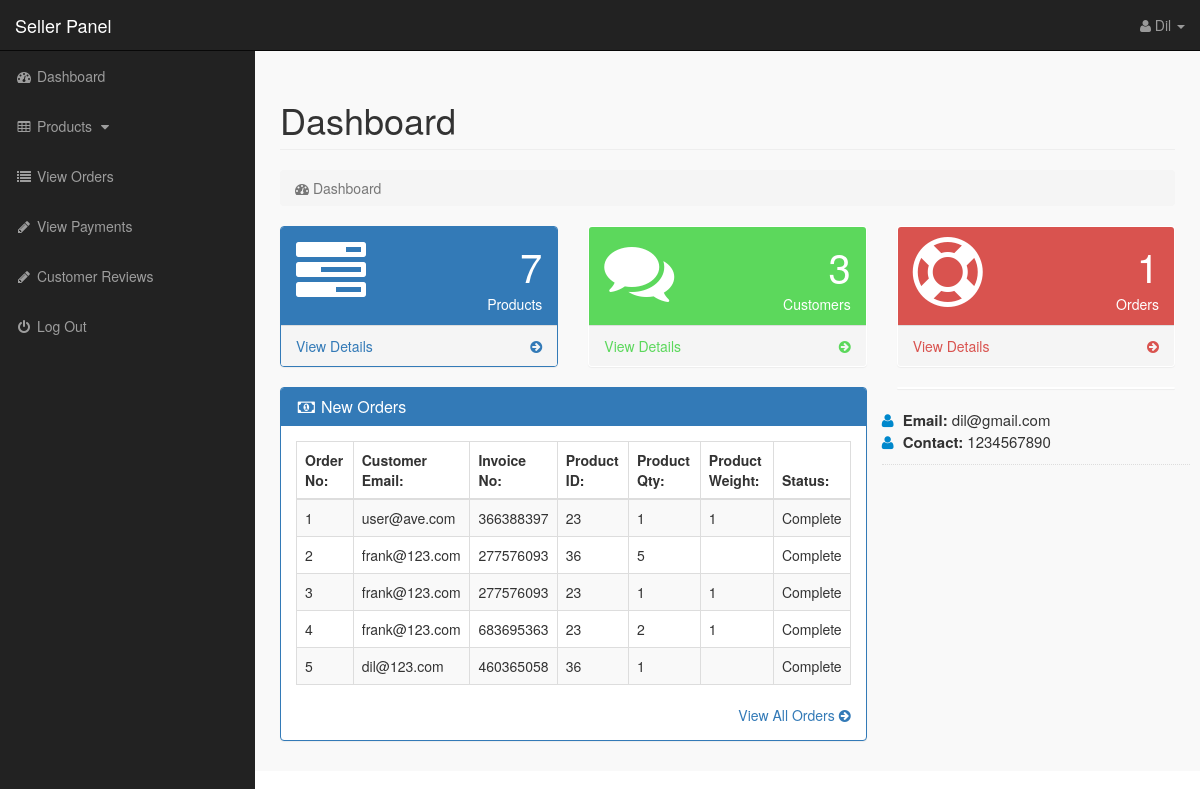
The app's page /seller-area/index.php?dashboard (signed in) with its own data.
### tables this page shows
CREATE TABLE `seller` (
  `Seller_name` varchar(20) NOT NULL,
  `Seller_email` varchar(50) NOT NULL,
  `Seller_pass` varchar(50) NOT NULL,
  `Seller_id` varchar(15) NOT NULL,
  `Seller_city` varchar(15) NOT NULL,
  `Seller_contact` varchar(20) NOT NULL,
  `Seller_address` varchar(100) NOT NULL,
  `confirm` int(11) NOT NULL
);

CREATE TABLE `customer_orders` (
  `order_id` int(10) NOT NULL,
  `customer_id` int(10) NOT NULL,
  `pro_id` int(10) NOT NULL,
  `wish_text` varchar(30) NOT NULL,
  `s_id` varchar(20) NOT NULL,
  `due_amount` int(100) NOT NULL,
  `invoice_no` int(100) NOT NULL,
  `qty` int(10) NOT NULL,
  `size` text NOT NULL,
  `order_date` timestamp NOT NULL DEFAULT current_timestamp(),
  `order_status` text NOT NULL,
  `pro_dt` datetime DEFAULT NULL
);

CREATE TABLE `customers` (
  `customer_id` int(10) NOT NULL,
  `customer_name` varchar(255) NOT NULL,
  `customer_email` varchar(255) NOT NULL,
  `customer_pass` varchar(255) NOT NULL,
  `customer_country` text NOT NULL,
  `customer_city` text NOT NULL,
  `customer_contact` varchar(255) NOT NULL,
  `customer_address` text NOT NULL,
  `customer_image` text NOT NULL,
  `customer_ip` varchar(255) NOT NULL,
  `customer_confirm_code` text NOT NULL
);

### seller-area/dashboard.php (the view, shortened to what this page needs)
<?php
if(!isset($_SESSION['seller'])){
echo "<script>window.open('login.php','_self')</script>";
}
else {
?>
<div class="row">
<div class="col-lg-12">
<h1 class="page-header">Dashboard</h1>
<ol class="breadcrumb">
<li class="active">
<i class="fa fa-dashboard"></i> Dashboard
</li>
</ol>
</div>
</div>
<div class="row">
<div class="col-lg-4 col-md-6">
<div class="panel panel-primary">
<div class="panel-heading">
<div class="row">
<div class="col-xs-3">
<i class="fa fa-tasks fa-5x"> </i>
</div>
<div class="col-xs-9 text-right">
<div class="huge"> <?php echo $count_products; ?> </div>
<div>Products</div>
</div>
</div>
</div>
<a href="index.php?view_products">
<div class="panel-footer">
<span class="pull-left"> View Details </span>
<span class="pull-right"> <i class="fa fa-arrow-circle-right"></i> </span>
<div class="clearfix"></div>
</div>
</a>
</div>
</div>
<div class="col-lg-4 col-md-6">
<div class="panel panel-green">
<div class="panel-heading">
<div class="row">
<div class="col-xs-3">
<i class="fa fa-comments fa-5x"> </i>
</div>
<div class="col-xs-9 text-right">
<div class="huge"> <?php echo $count_customers; ?> </div>
<div>Customers</div>
</div>
</div>
</div>
<a href="index.php?view_customers">
<div class="panel-footer">
<span class="pull-left"> View Details </span>
<span class="pull-right"> <i class="fa fa-arrow-circle-right"></i> </span>
<div class="clearfix"></div>
</div>
</a>
</div>
</div>
<div class="col-lg-4 col-md-6">
<div class="panel panel-red">
<div class="panel-heading">
<div class="row">
<div class="col-xs-3">
<i class="fa fa-support fa-5x"> </i>
</div>
<div class="col-xs-9 text-right">
<div class="huge"> <?php echo $count_pending_orders; ?> </div>
<div>Orders</div>
</div>
</div>
</div>
<a href="index.php?view_orders">
<div class="panel-footer">
<span class="pull-left"> View Details </span>
<span class="pull-right"> <i class="fa fa-arrow-circle-right"></i> </span>
<div class="clearfix"></div>
</div>
</a>
</div>
</div>
</div>
<div class="row" >
<div class="col-lg-8" >
<div class="panel panel-primary" >
<div class="panel-heading" >
<h3 class="panel-title" >
<i class="fa fa-money fa-fw" ></i> New Orders
</h3>
</div>
<div class="panel-body" >
<div class="table-responsive" >
<table class="table table-bordered table-hover table-striped" >
<thead>
<tr>
<th>Order No:</th>
<th>Customer Email:</th>
<th>Invoice No:</th>
<th>Product ID:</th>
<th>Product Qty:</th>
<th>Product Weight:</th>
<th>Status:</th>
</tr>
</thead>
<tbody>
<?php
$i = 0;
$seller_session = $_SESSION['seller'];
$get_order = "select * from customer_orders where s_id='$seller_session' order by 1 DESC LIMIT 0,5";
$run_order = mysqli_query($con,$get_order);
while($row_order=mysqli_fetch_array($run_order)){
$c_id = $row_order['customer_id'];
$invoice_no = $row_order['invoice_no'];
$product_id = $row_order['pro_id'];
$qty = $row_order['qty'];
$size = $row_order['size'];
$order_status = $row_order['order_status'];
$i++;
?>
<tr>
<td><?php echo $i; ?></td>
<td>
<?php
$get_customer = "select * from customers where customer_id='$c_id'";
$run_customer = mysqli_query($con,$get_customer);
$row_customer = mysqli_fetch_array($run_customer);
$customer_email = $row_customer['customer_email'];
echo $customer_email;
?>
</td>
<td><?php echo $invoice_no; ?></td>
<td><?php echo $product_id; ?></td>
<td><?php echo $qty; ?></td>
<td><?php echo $size; ?></td>
<td>
<?php
if($order_status=='pending'){
echo $order_status='pending';
}
else {
echo $order_status='Complete';
}
?>
</td>
</tr>
<?php } ?>
</tbody>
</table>
</div>
<div class="text-right" >
<a href="index.php?view_orders" >
View All Orders <i class="fa fa-arrow-circle-right" ></i>
</a>
</div>
</div>
</div>
</div>
<div class="col-md-4">
<div class="panel">
</div>
</div>
<div class="mb-md">
<div class="widget-content-expanded">
<i class="fa fa-user"></i> <span>Email: </span> <?php echo $admin_email; ?>  <br>
<i class="fa fa-user"></i> <span>Contact: </span> <?php echo $admin_contact; ?>   <br>
</div>
<hr class="dotted short">
</div>
</div>
</div>
</div>
</div>
<?php } ?>

### seller-area/includes/sidebar.php (shortened to what this page needs)
<?php
if(!isset($_SESSION['seller'])){
echo "<script>window.open('login.php','_self')</script>";
}
else {
?>
<nav class="navbar navbar-inverse navbar-fixed-top" >
<div class="navbar-header" >
<a class="navbar-brand" href="index.php?dashboard" >Seller Panel</a>
</div>
<ul class="nav navbar-right top-nav" >
<li class="dropdown" >
<a href="#" class="dropdown-toggle" data-toggle="dropdown" >
<i class="fa fa-user" ></i>
<?php echo $admin_name; ?> <b class="caret" ></b>
</a>
</li>
</ul>
<div class="collapse navbar-collapse navbar-ex1-collapse">
<ul class="nav navbar-nav side-nav">
<li>
<a href="index.php?dashboard">
<i class="fa fa-fw fa-dashboard"></i> Dashboard
</a>
</li>
<li>
<a href="#" data-toggle="collapse" data-target="#products">
<i class="fa fa-fw fa-table"></i> Products
<i class="fa fa-fw fa-caret-down"></i>
</a>
</li>
<li>
<li>
<a href="index.php?view_orders">
<i class="fa fa-fw fa-list"></i> View Orders
</a>
</li>
<li>
<a href="index.php?view_payments">
<i class="fa fa-fw fa-pencil"></i> View Payments
</a>
</li>
<li>
<a href="index.php?view_reviews">
<i class="fa fa-fw fa-pencil"></i> Customer Reviews
</a>
</li>
<li>
<a href="logout.php">
<i class="fa fa-fw fa-power-off"></i> Log Out
</a>
</li>
</ul>
</div>
</nav>
<?php } ?>

### seller-area/css/style.css (style rules this page uses)
body { margin-top:100px; }
@media (min-width: 768px) { body { margin-top:50px; } }
.top-nav { padding:0 15px; }
.top-nav>li { display:inline-block; float:left; }
.top-nav>li>a { padding-top:15px; padding-bottom:15px; line-height:20px; color:#999; }
@media (min-width: 768px) { .side-nav { position:fixed; top:51px; width:255px; border-radius:0; overflow-y:auto; background-color: #222; bottom:0; overflow-x:hidden; padding-bottom:40px; } }
@media (min-width: 768px) { .side-nav>li>a { width:255px; } }
.huge { font-size:40px; line-height:normal; }
.panel-green > .panel-heading { color:#fff; background-color:#5cd85c; }
.panel-green > a { color:#5cd85c; }
.panel-red > .panel-heading { color:#fff; background-color:#d9534f; }
.panel-red > a { color:#d9534f; }
.panel-body { border-radius:5px; }
.mb-md { margin-bottom: 15px !important; }
hr { border:0; height: 1px; margin: 22px 0 22px 0; }
hr.dotted { height:0; border-bottom: 1px dotted #ddd; margin: 11px 0 11px 0; }
.widget-content-expanded { font-size:15px; }
.widget-content-expanded span { font-weight:bold; }
.widget-content-expanded i { color:#0088cc; margin-right:5px; }

### records on screen
seller: Seller_name "Dil", Seller_email "dil@gmail.com", Seller_contact "1234567890"
customer_orders: customer.customer_email "user@ave.com", invoice_no "366388397", pro "23", qty "1", size "1"
customer_orders: customer.customer_email "frank@123.com", invoice_no "277576093", pro "36", qty "5"
customer_orders: customer.customer_email "frank@123.com", invoice_no "277576093", pro "23", qty "1", size "1"
customer_orders: customer.customer_email "frank@123.com", invoice_no "683695363", pro "23", qty "2", size "1"
customer_orders: customer.customer_email "dil@123.com", invoice_no "460365058", pro "36", qty "1"

### other values on screen
$count_products "7"
$count_customers "3"
$count_pending_orders "1"
